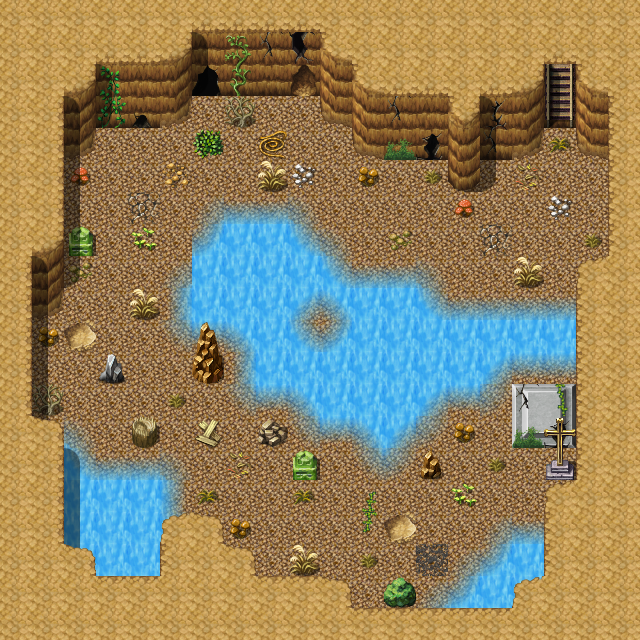

This is a level from a 2D game, rendered from its Tiled map with the project's own tilesets. A one-line summary and the map file follow, with tile-layer data summarised:
An orthogonal 20x20 tile map with 32x32 px tiles, 3 tile layers (Ground, Objects, Above), 1 hidden layer not drawn, 40 tilesets and 10 objects (8x spawn, mapchange, sign).

<map version="1.0" orientation="orthogonal" width="20" height="20" tilewidth="32" tileheight="32">
 <tileset firstgid="1" name="map_bed_1" tilewidth="32" tileheight="32">
  <image source="../drawable/map_bed_1.png" width="512" height="256" />
 </tileset>
 <tileset firstgid="129" name="map_border_1" tilewidth="32" tileheight="32">
  <image source="../drawable/map_border_1.png" width="512" height="256" />
 </tileset>
 <tileset firstgid="257" name="map_bridge_1" tilewidth="32" tileheight="32">
  <image source="../drawable/map_bridge_1.png" width="512" height="256" />
 </tileset>
 <tileset firstgid="385" name="map_broken_1" tilewidth="32" tileheight="32">
  <image source="../drawable/map_broken_1.png" width="512" height="256" />
 </tileset>
 <tileset firstgid="513" name="map_cavewall_1" tilewidth="32" tileheight="32">
  <image source="../drawable/map_cavewall_1.png" width="576" height="192" />
 </tileset>
 <tileset firstgid="621" name="map_cavewall_2" tilewidth="32" tileheight="32">
  <image source="../drawable/map_cavewall_2.png" width="576" height="192" />
 </tileset>
 <tileset firstgid="729" name="map_cavewall_3" tilewidth="32" tileheight="32">
  <image source="../drawable/map_cavewall_3.png" width="576" height="192" />
 </tileset>
 <tileset firstgid="837" name="map_chair_table_1" tilewidth="32" tileheight="32">
  <image source="../drawable/map_chair_table_1.png" width="512" height="256" />
 </tileset>
 <tileset firstgid="965" name="map_crate_1" tilewidth="32" tileheight="32">
  <image source="../drawable/map_crate_1.png" width="512" height="256" />
 </tileset>
 <tileset firstgid="1093" name="map_cupboard_1" tilewidth="32" tileheight="32">
  <image source="../drawable/map_cupboard_1.png" width="512" height="256" />
 </tileset>
 <tileset firstgid="1221" name="map_curtain_1" tilewidth="32" tileheight="32">
  <image source="../drawable/map_curtain_1.png" width="512" height="256" />
 </tileset>
 <tileset firstgid="1349" name="map_entrance_1" tilewidth="32" tileheight="32">
  <image source="../drawable/map_entrance_1.png" width="512" height="256" />
 </tileset>
 <tileset firstgid="1477" name="map_fence_1" tilewidth="32" tileheight="32">
  <image source="../drawable/map_fence_1.png" width="512" height="256" />
 </tileset>
 <tileset firstgid="1605" name="map_fence_2" tilewidth="32" tileheight="32">
  <image source="../drawable/map_fence_2.png" width="512" height="256" />
 </tileset>
 <tileset firstgid="1733" name="map_ground_1" tilewidth="32" tileheight="32">
  <image source="../drawable/map_ground_1.png" width="512" height="256" />
 </tileset>
 <tileset firstgid="1861" name="map_ground_2" tilewidth="32" tileheight="32">
  <image source="../drawable/map_ground_2.png" width="512" height="256" />
 </tileset>
 <tileset firstgid="1989" name="map_ground_3" tilewidth="32" tileheight="32">
  <image source="../drawable/map_ground_3.png" width="512" height="256" />
 </tileset>
 <tileset firstgid="2117" name="map_ground_4" tilewidth="32" tileheight="32">
  <image source="../drawable/map_ground_4.png" width="512" height="256" />
 </tileset>
 <tileset firstgid="2245" name="map_ground_5" tilewidth="32" tileheight="32">
  <image source="../drawable/map_ground_5.png" width="512" height="256" />
 </tileset>
 <tileset firstgid="2373" name="map_ground_6" tilewidth="32" tileheight="32">
  <image source="../drawable/map_ground_6.png" width="512" height="256" />
 </tileset>
 <tileset firstgid="2501" name="map_ground_7" tilewidth="32" tileheight="32">
  <image source="../drawable/map_ground_7.png" width="512" height="256" />
 </tileset>
 <tileset firstgid="2629" name="map_ground_8" tilewidth="32" tileheight="32">
  <image source="../drawable/map_ground_8.png" width="512" height="256" />
 </tileset>
 <tileset firstgid="2757" name="map_indoor_1" tilewidth="32" tileheight="32">
  <image source="../drawable/map_indoor_1.png" width="512" height="256" />
 </tileset>
 <tileset firstgid="2885" name="map_kitchen_1" tilewidth="32" tileheight="32">
  <image source="../drawable/map_kitchen_1.png" width="512" height="256" />
 </tileset>
 <tileset firstgid="3013" name="map_outdoor_1" tilewidth="32" tileheight="32">
  <image source="../drawable/map_outdoor_1.png" width="512" height="256" />
 </tileset>
 <tileset firstgid="3141" name="map_pillar_1" tilewidth="32" tileheight="32">
  <image source="../drawable/map_pillar_1.png" width="512" height="256" />
 </tileset>
 <tileset firstgid="3269" name="map_plant_1" tilewidth="32" tileheight="32">
  <image source="../drawable/map_plant_1.png" width="512" height="256" />
 </tileset>
 <tileset firstgid="3397" name="map_rock_1" tilewidth="32" tileheight="32">
  <image source="../drawable/map_rock_1.png" width="512" height="256" />
 </tileset>
 <tileset firstgid="3525" name="map_roof_1" tilewidth="32" tileheight="32">
  <image source="../drawable/map_roof_1.png" width="512" height="256" />
 </tileset>
 <tileset firstgid="3653" name="map_roof_2" tilewidth="32" tileheight="32">
  <image source="../drawable/map_roof_2.png" width="512" height="256" />
 </tileset>
 <tileset firstgid="3781" name="map_shop_1" tilewidth="32" tileheight="32">
  <image source="../drawable/map_shop_1.png" width="512" height="256" />
 </tileset>
 <tileset firstgid="3909" name="map_sign_ladder_1" tilewidth="32" tileheight="32">
  <image source="../drawable/map_sign_ladder_1.png" width="512" height="256" />
 </tileset>
 <tileset firstgid="4037" name="map_table_1" tilewidth="32" tileheight="32">
  <image source="../drawable/map_table_1.png" width="512" height="256" />
 </tileset>
 <tileset firstgid="4165" name="map_trail_1" tilewidth="32" tileheight="32">
  <image source="../drawable/map_trail_1.png" width="512" height="256" />
 </tileset>
 <tileset firstgid="4293" name="map_tree_1" tilewidth="32" tileheight="32">
  <image source="../drawable/map_tree_1.png" width="512" height="256" />
 </tileset>
 <tileset firstgid="4421" name="map_wall_1" tilewidth="32" tileheight="32">
  <image source="../drawable/map_wall_1.png" width="512" height="256" />
 </tileset>
 <tileset firstgid="4549" name="map_wall_2" tilewidth="32" tileheight="32">
  <image source="../drawable/map_wall_2.png" width="480" height="256" />
 </tileset>
 <tileset firstgid="4669" name="map_wall_3" tilewidth="32" tileheight="32">
  <image source="../drawable/map_wall_3.png" width="480" height="256" />
 </tileset>
 <tileset firstgid="4789" name="map_window_1" tilewidth="32" tileheight="32">
  <image source="../drawable/map_window_1.png" width="512" height="256" />
 </tileset>
 <tileset firstgid="4917" name="map_window_2" tilewidth="32" tileheight="32">
  <image source="../drawable/map_window_2.png" width="512" height="256" />
 </tileset>
 <layer name="Ground" width="20" height="20">
  <data>[400 cells, 400 non-empty, 19 distinct tile ids]</data>
 </layer>
 <layer name="Objects" width="20" height="20">
  <data>[400 cells, 138 non-empty, 59 distinct tile ids]</data>
 </layer>
 <layer name="Above" width="20" height="20">
  <data>[400 cells, 31 non-empty, 8 distinct tile ids]</data>
 </layer>
 <layer name="Walkable" width="20" height="20" visible="0">
  <data>[400 cells, 289 non-empty, 1 distinct tile ids]</data>
 </layer>
 <objectgroup name="Mapevents">
  <object name="up lodar5cave2" type="mapchange" x="544" y="96" width="32" height="32">
   <properties>
    <property name="map" value="lodar5cave1" />
    <property name="place" value="down lodar5cave1" />
   </properties>
  </object>
  <object name="sign_lodar5cave2" type="sign" x="512" y="448" width="32" height="32" />
 </objectgroup>
 <objectgroup name="Spawn" visible="0">
  <!-- 7 objects omitted --></objectgroup>
 <objectgroup name="Spawn_bats" visible="0">
  <!-- 1 objects omitted --></objectgroup>
 <objectgroup name="Keys" />
</map>
<!-- 8 of 10 objects omitted -->
